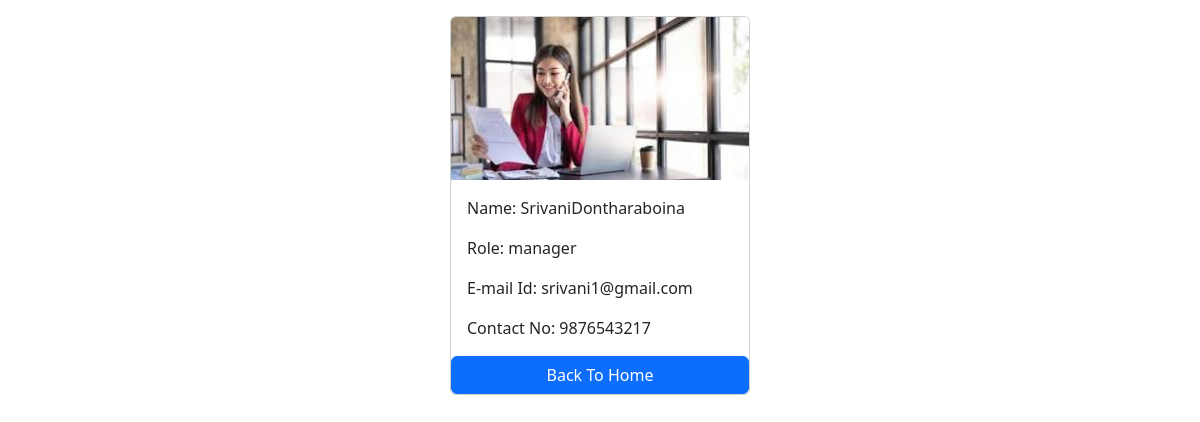
Screenshot of /employees/5/ with the database file from the repository.
### salary/models.py (models this page shows)
class Employee(models.Model):
    first_name=models.CharField(max_length=100)
    last_name=models.CharField(max_length=100)
    photo=models.ImageField(upload_to='images')
    designation=models.CharField(max_length=100)
    email_adress=models.CharField(max_length=100)
    phone_number=models.CharField(max_length=10,blank=True)

### salary/views.py (the view)
# urls.py: path('<int:pk>/',views.employee_detail,name='employee_detail'),
def employee_detail(request,pk):
    employee=get_object_or_404(Employee,pk=pk)
    context={
        'employee':employee,
    }
    return render(request,'employee_detail.html',context)

### templates/employee_detail.html (shortened to what this page needs)
<!DOCTYPE html>
<html lang="en">
<head>
    <link href="https://cdn.jsdelivr.net/npm/bootstrap@5.3.3/dist/css/bootstrap.min.css" rel="stylesheet">
</head>
<body>
    <div class="container mt-3">
        <div class="card mx-auto" style="width:300px">
            <img src="{{employee.photo.url}}" class="card-img-top"alt="">
        <div class="card-body">
            <p class="card-text">Name: {{employee.first_name}}{{employee.last_name}}</p>
            <p class="card-text">Role:  {{employee.designation}}</p>
            <p class="card-text"> E-mail Id: {{employee.email_adress}}</p>
            <p class="card-text">Contact No: {{employee.phone_number}}</p>
        </div>
        <a href="{% url 'home' %}"class="btn btn-primary">Back To Home</a>
    </div>
</div>
</body>
</html>

### rows the page displays
Employee: photo (picture), first_name "Srivani", last_name "Dontharaboina", designation "manager", email_adress "srivani1@gmail.com", phone_number "9876543217"
